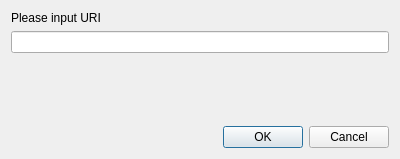
<?xml version="1.0" encoding="UTF-8"?>
<ui version="4.0">
 <class>URIInputDialog</class>
 <widget class="QDialog" name="URIInputDialog">
  <property name="geometry">
   <rect>
    <x>0</x>
    <y>0</y>
    <width>400</width>
    <height>159</height>
   </rect>
  </property>
  <property name="windowTitle">
   <string>URI Input Dialog</string>
  </property>
  <layout class="QVBoxLayout" name="verticalLayout">
   <item>
    <widget class="QLabel" name="uriLabel">
     <property name="text">
      <string>Please input URI</string>
     </property>
    </widget>
   </item>
   <item>
    <widget class="QLineEdit" name="uriEdit">
     <property name="minimumSize">
      <size>
       <width>300</width>
       <height>0</height>
      </size>
     </property>
    </widget>
   </item>
   <item>
    <spacer name="verticalSpacer">
     <property name="orientation">
      <enum>Qt::Vertical</enum>
     </property>
     <property name="sizeHint" stdset="0">
      <size>
       <width>20</width>
       <height>0</height>
      </size>
     </property>
    </spacer>
   </item>
   <item>
    <widget class="QDialogButtonBox" name="buttonBox">
     <property name="orientation">
      <enum>Qt::Horizontal</enum>
     </property>
     <property name="standardButtons">
      <set>QDialogButtonBox::Cancel|QDialogButtonBox::Ok</set>
     </property>
    </widget>
   </item>
  </layout>
 </widget>
 <resources/>
 <connections>
  <connection>
   <sender>buttonBox</sender>
   <signal>rejected()</signal>
   <receiver>URIInputDialog</receiver>
   <slot>reject()</slot>
   <hints>
    <hint type="sourcelabel">
     <x>316</x>
     <y>260</y>
    </hint>
    <hint type="destinationlabel">
     <x>286</x>
     <y>274</y>
    </hint>
   </hints>
  </connection>
 </connections>
</ui>
